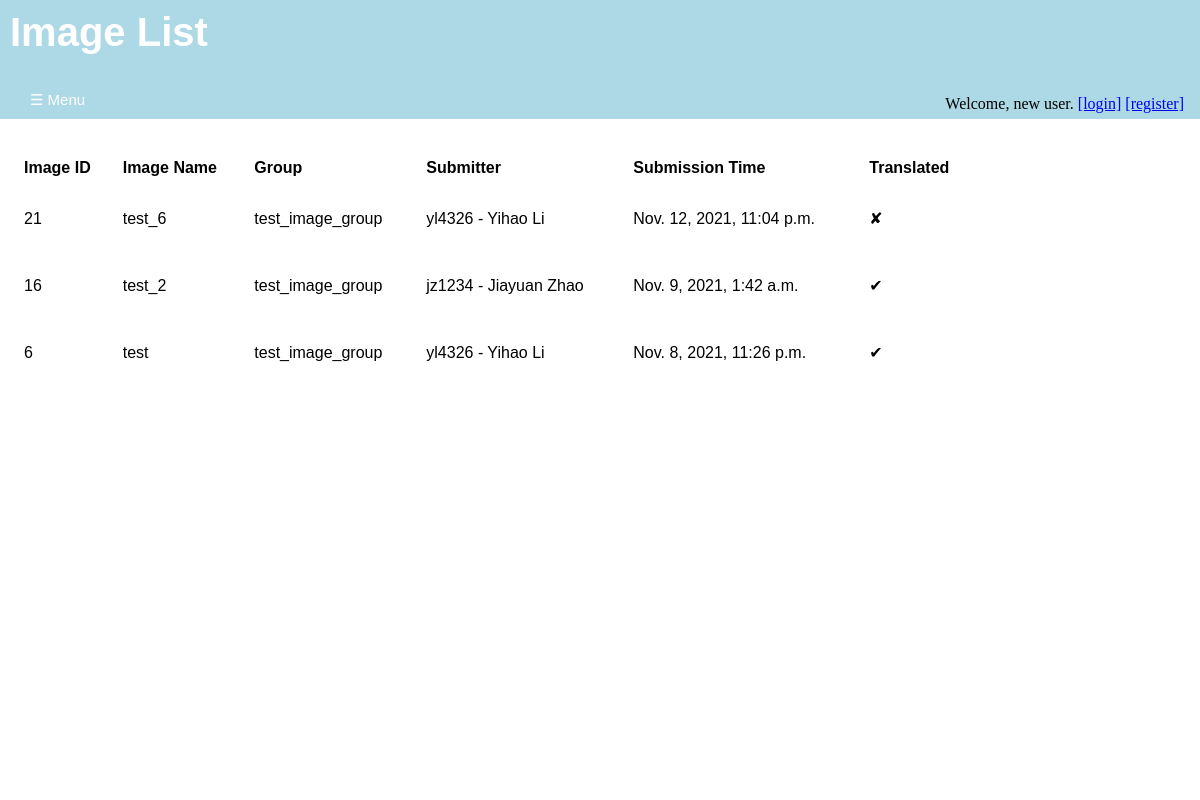
The app's page /annotations/image_list/, older data.
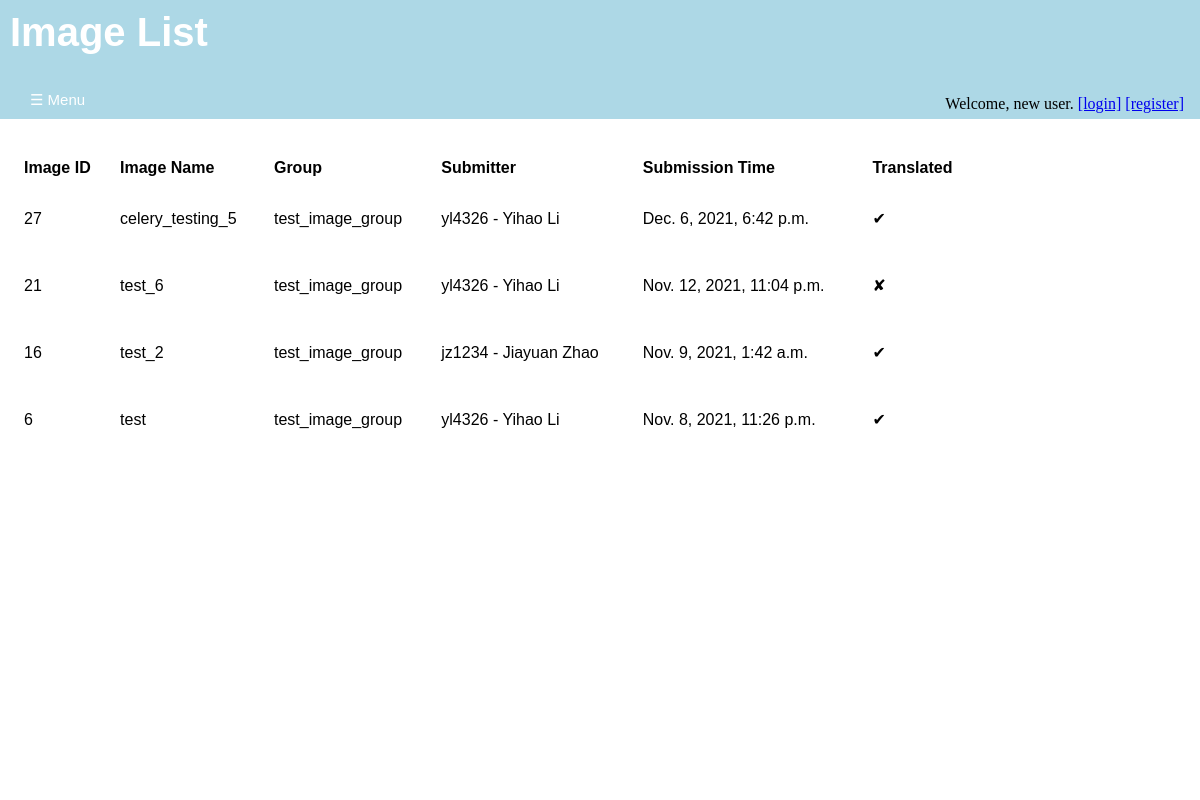
The same page, newer data.
### annotations/models.py (models this page shows, shortened)
class Image(models.Model):
    image_name = models.CharField(
        max_length = 200,
        unique = True
        )
    submission_date = models.DateTimeField(
        'date of submission',
        auto_now_add = True
        )
    image_upload = models.FileField(upload_to = svs_rename)
    translated = models.BooleanField(default = 'False')
    svs_path = models.FilePathField(
        path = f"{settings.HOME_PATH}/{settings.SVS_PATH}",
        match = ".*\.svs",
        null = True,
        blank = True
        )
    dzi_path = models.FilePathField(
        path = f"{settings.HOME_PATH}/{settings.DZI_PATH}",
        match = ".*\.dzi",
        null = True,
        blank = True
        )
    height = models.PositiveIntegerField(null = True, blank = True)
    width = models.PositiveIntegerField(null = True, blank = True)
    image_description = models.TextField(blank = True, null = True)
    completely_annotated = models.BooleanField(default = 'False')
    group = models.ForeignKey(
        ImageGroup,
        on_delete = models.SET_NULL,
        blank = True,
        null = True
        )
    submit_user = models.ForeignKey(
        User,
        on_delete = models.PROTECT,
        blank = True,
        null = True
        )

class ImageGroup(models.Model):
    group_name = models.CharField(
        max_length = 40,
        unique = True
        )
    group_description = models.TextField(blank = True, null = True)
    def __str__(self):
      return self.group_name

class User(auth_user):
    UNI = models.CharField(
        max_length = 8,
        unique = True
        )
    register_date = models.DateTimeField(
        'date of registration',
        auto_now_add = True,
        blank = True
        )
    organizations = models.ForeignKey(
        'Organization',
        on_delete = models.PROTECT,
        null = True,
        blank = True
        )
    def __str__(self):
      return f"{self.UNI} - {self.first_name} {self.last_name}"

### annotations/views.py (the view)
# urls.py: path('image_list/', views.ImageListView.as_view(), name='image-list'),
class ImageListView(generic.ListView):
    template_name = 'annotations/image_list.html'
    context_object_name = 'image_list'
    def get_queryset(self):
        return Image.objects.order_by('-submission_date')

### annotations/templates/annotations/image_list.html (shortened to what this page needs)
{% extends 'annotations/base.html' %}
{% block content %}
  {% if image_list %}
    <div id='title' class='title'>
      <h1>Image List</h1>
      <div id='login-widget' class='login-widget'>
      {% if user.is_authenticated %}
         <p>Welcome, {{ user.get_username }}.</p>
         <a href="{% url 'annotations:logout' %}">[logout]</a>
      {% else %}
        <p>Welcome, new user.</p>
        <a href="{% url 'annotations:login' %}" >[login]</a>
        <a href="{% url 'annotations:registration' %}" >[register]</a>
      {% endif %}
      </div>
      <button class="openbutton" onclick="openNav()">&#9776; Menu</button>
    </div>
    <div id='body' class='body'>
      <table>
        <tr>
          <th>Image ID</th>
          <th>Image Name</th>
          <th>Group</th>
          <th>Submitter</th>
          <th>Submission Time</th>
          <th>Translated</th>
        </tr>
        {% for image in image_list %}
          <tr>
            <td>{{image.pk}}</td>
            <td>
            {% if image.translated %}
               <a href="{% url 'annotations:image-views' image.id %}">{{ image.image_name }}
               </a>
            {% else %}
               <a>{{image.image_name}}</a>
            {% endif %}
            <td><a> {{ image.group }} </a></td>
            <td><a> {{ image.submit_user }}</a></td>
            <td><a> {{ image.submission_date }}</a></td>
            <td><p> {{ image.translated|yesno:"✔,✘" }} </p></td>
           </tr>
        {% endfor %}
      </table>
    </div>
  {% else %}
    <div id='title' class = "title">
      <h1>No images are available.</h1>
    </div>
  {% endif %}
{% endblock %}

Row changes from the older to the newer data that the page shows:
added Image: pk "27", image_name "celery_testing_5", group "test_image_group", submit_user "yl4326 - Yihao Li", submission_date "Dec. 6, 2021, 6:42 p.m.", translated "✔"
